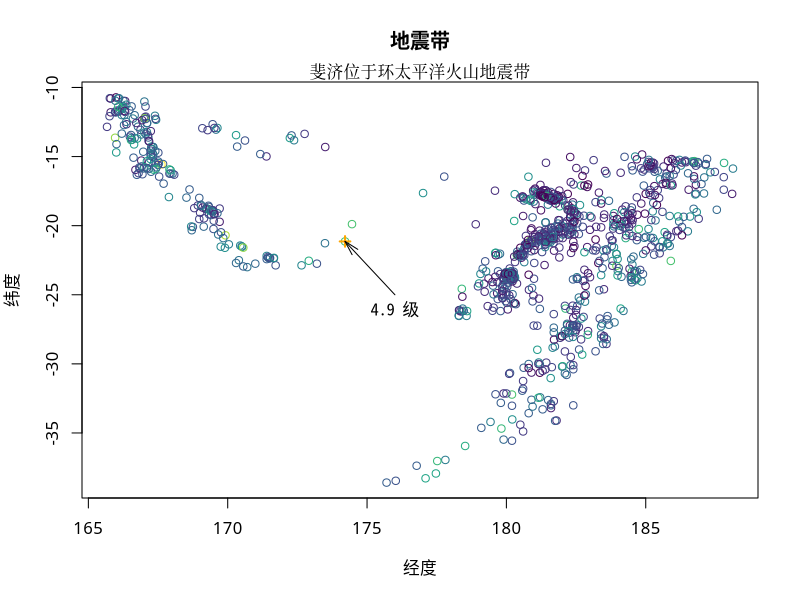

This figure's R source: (Note: this script raises an error after producing the figure.)
## ---- chunk 1
#| quakes,
#| echo=FALSE,
#| fig.align='center',
#| fig.showtext=TRUE,
#| fig.width=5, fig.height=5,
#| out.width="75%",
#| fig.cap="斐济是一个太平洋上的岛国",
#| fig.alt="太平洋地震带"

colorize_numeric <- function(x) {
  n <- 9 # 设置颜色梯度数目
  scales::col_numeric(palette = "viridis", domain = range(x))(x)
}
quakes <- transform(quakes, color = colorize_numeric(mag))
# 绘图
plot(data = quakes, lat ~ long, col = color, ann = FALSE, family = "Noto Sans")
title(xlab = "经度", ylab = "纬度", main = "地震带", family = "Noto Sans CJK SC")
text(x = 176, y = -25, labels = "4.9 级", pos = 1, family = "Noto Sans Mono CJK SC")
points(x = 174.21, y = -21.14, pch = 3, lwd = 2, cex = 1, col = "Orange")
arrows(
  x0 = 176, y0 = -25, x1 = 174.21, y1 = -21.14,
  length = 0.15, angle = 15
)
mtext(text = "斐济位于环太平洋火山地震带", side = 3, family = "Noto Serif CJK SC")
## ---- chunk 2
xfun::session_info(packages = c(
  "knitr", "rmarkdown", "bookdown", "showtext", "sysfonts", "downlit"
))
## ---- chunk 3
# automatically create a bib database for R packages
knitr::write_bib(c(
  .packages(), 'bookdown', 'knitr', 'rmarkdown'
), 'packages.bib')
